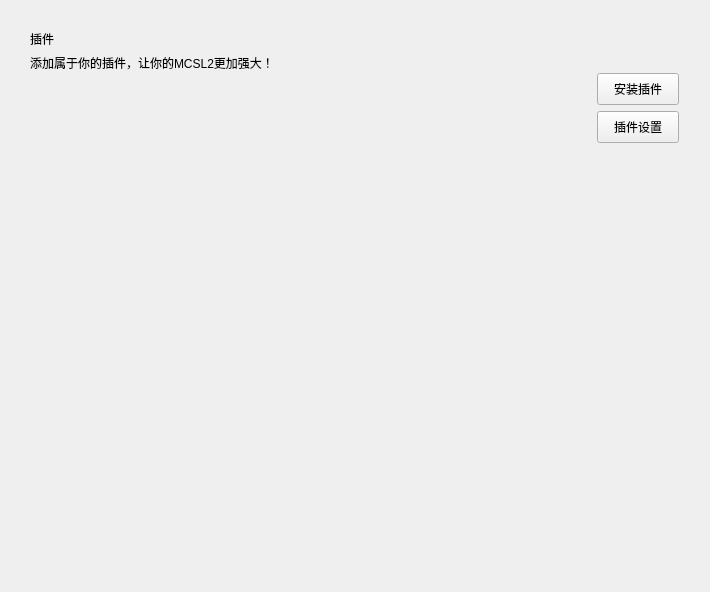
<?xml version="1.0" encoding="UTF-8"?>
<ui version="4.0">
 <class>PluginsInterface</class>
 <widget class="QFrame" name="PluginsInterface">
  <property name="geometry">
   <rect>
    <x>0</x>
    <y>0</y>
    <width>710</width>
    <height>592</height>
   </rect>
  </property>
  <property name="sizePolicy">
   <sizepolicy hsizetype="Expanding" vsizetype="Expanding">
    <horstretch>0</horstretch>
    <verstretch>0</verstretch>
   </sizepolicy>
  </property>
  <property name="windowTitle">
   <string/>
  </property>
  <layout class="QGridLayout" name="gridLayout">
   <item row="3" column="4">
    <widget class="PrimaryPushButton" name="PrimaryPushButton">
     <property name="sizePolicy">
      <sizepolicy hsizetype="Fixed" vsizetype="Fixed">
       <horstretch>0</horstretch>
       <verstretch>0</verstretch>
      </sizepolicy>
     </property>
     <property name="minimumSize">
      <size>
       <width>82</width>
       <height>32</height>
      </size>
     </property>
     <property name="maximumSize">
      <size>
       <width>82</width>
       <height>32</height>
      </size>
     </property>
     <property name="text">
      <string>安装插件</string>
     </property>
    </widget>
   </item>
   <item row="2" column="4">
    <spacer name="topRightSpacer">
     <property name="orientation">
      <enum>Qt::Vertical</enum>
     </property>
     <property name="sizeType">
      <enum>QSizePolicy::Fixed</enum>
     </property>
     <property name="sizeHint" stdset="0">
      <size>
       <width>20</width>
       <height>20</height>
      </size>
     </property>
    </spacer>
   </item>
   <item row="4" column="4">
    <widget class="PushButton" name="PushButton">
     <property name="sizePolicy">
      <sizepolicy hsizetype="Maximum" vsizetype="Fixed">
       <horstretch>0</horstretch>
       <verstretch>0</verstretch>
      </sizepolicy>
     </property>
     <property name="minimumSize">
      <size>
       <width>82</width>
       <height>32</height>
      </size>
     </property>
     <property name="maximumSize">
      <size>
       <width>82</width>
       <height>32</height>
      </size>
     </property>
     <property name="text">
      <string>插件设置</string>
     </property>
    </widget>
   </item>
   <item row="1" column="2" rowspan="5" colspan="2">
    <widget class="QWidget" name="titleLimitWidget" native="true">
     <layout class="QGridLayout" name="gridLayout_2">
      <item row="1" column="0">
       <widget class="StrongBodyLabel" name="subTitleLabel">
        <property name="sizePolicy">
         <sizepolicy hsizetype="Preferred" vsizetype="Fixed">
          <horstretch>0</horstretch>
          <verstretch>0</verstretch>
         </sizepolicy>
        </property>
        <property name="text">
         <string>添加属于你的插件，让你的MCSL2更加强大！</string>
        </property>
        <property name="textFormat">
         <enum>Qt::MarkdownText</enum>
        </property>
       </widget>
      </item>
      <item row="0" column="0">
       <widget class="TitleLabel" name="titleLabel">
        <property name="sizePolicy">
         <sizepolicy hsizetype="Preferred" vsizetype="Fixed">
          <horstretch>0</horstretch>
          <verstretch>0</verstretch>
         </sizepolicy>
        </property>
        <property name="text">
         <string>插件</string>
        </property>
       </widget>
      </item>
      <item row="2" column="0">
       <widget class="SmoothScrollArea" name="pluginsSmoothScrollArea">
        <property name="frameShape">
         <enum>QFrame::NoFrame</enum>
        </property>
        <property name="verticalScrollBarPolicy">
         <enum>Qt::ScrollBarAsNeeded</enum>
        </property>
        <property name="widgetResizable">
         <bool>true</bool>
        </property>
        <widget class="QWidget" name="pluginsScrollAreaWidgetContents">
         <property name="geometry">
          <rect>
           <x>0</x>
           <y>0</y>
           <width>544</width>
           <height>470</height>
          </rect>
         </property>
         <layout class="QGridLayout" name="gridLayout_3">
          <item row="0" column="0">
           <layout class="QVBoxLayout" name="pluginsVerticalLayout"/>
          </item>
         </layout>
        </widget>
       </widget>
      </item>
     </layout>
    </widget>
   </item>
   <item row="1" column="0">
    <spacer name="leftSpacer">
     <property name="orientation">
      <enum>Qt::Horizontal</enum>
     </property>
     <property name="sizeType">
      <enum>QSizePolicy::Fixed</enum>
     </property>
     <property name="sizeHint" stdset="0">
      <size>
       <width>10</width>
       <height>20</height>
      </size>
     </property>
    </spacer>
   </item>
   <item row="5" column="4">
    <spacer name="bottomRightSpacer">
     <property name="orientation">
      <enum>Qt::Vertical</enum>
     </property>
     <property name="sizeHint" stdset="0">
      <size>
       <width>20</width>
       <height>40</height>
      </size>
     </property>
    </spacer>
   </item>
   <item row="0" column="2">
    <spacer name="topSpacer">
     <property name="orientation">
      <enum>Qt::Vertical</enum>
     </property>
     <property name="sizeType">
      <enum>QSizePolicy::Fixed</enum>
     </property>
     <property name="sizeHint" stdset="0">
      <size>
       <width>20</width>
       <height>10</height>
      </size>
     </property>
    </spacer>
   </item>
   <item row="3" column="5">
    <spacer name="rightSpacer">
     <property name="orientation">
      <enum>Qt::Horizontal</enum>
     </property>
     <property name="sizeType">
      <enum>QSizePolicy::Fixed</enum>
     </property>
     <property name="sizeHint" stdset="0">
      <size>
       <width>20</width>
       <height>20</height>
      </size>
     </property>
    </spacer>
   </item>
  </layout>
 </widget>
 <customwidgets>
  <customwidget>
   <class>PushButton</class>
   <extends>QPushButton</extends>
   <header>qfluentwidgets</header>
  </customwidget>
  <customwidget>
   <class>PrimaryPushButton</class>
   <extends>PushButton</extends>
   <header>qfluentwidgets</header>
  </customwidget>
  <customwidget>
   <class>SmoothScrollArea</class>
   <extends>QScrollArea</extends>
   <header>qfluentwidgets</header>
   <container>1</container>
  </customwidget>
  <customwidget>
   <class>StrongBodyLabel</class>
   <extends>QLabel</extends>
   <header>qfluentwidgets</header>
  </customwidget>
  <customwidget>
   <class>TitleLabel</class>
   <extends>QLabel</extends>
   <header>qfluentwidgets</header>
  </customwidget>
 </customwidgets>
 <resources/>
 <connections/>
</ui>
